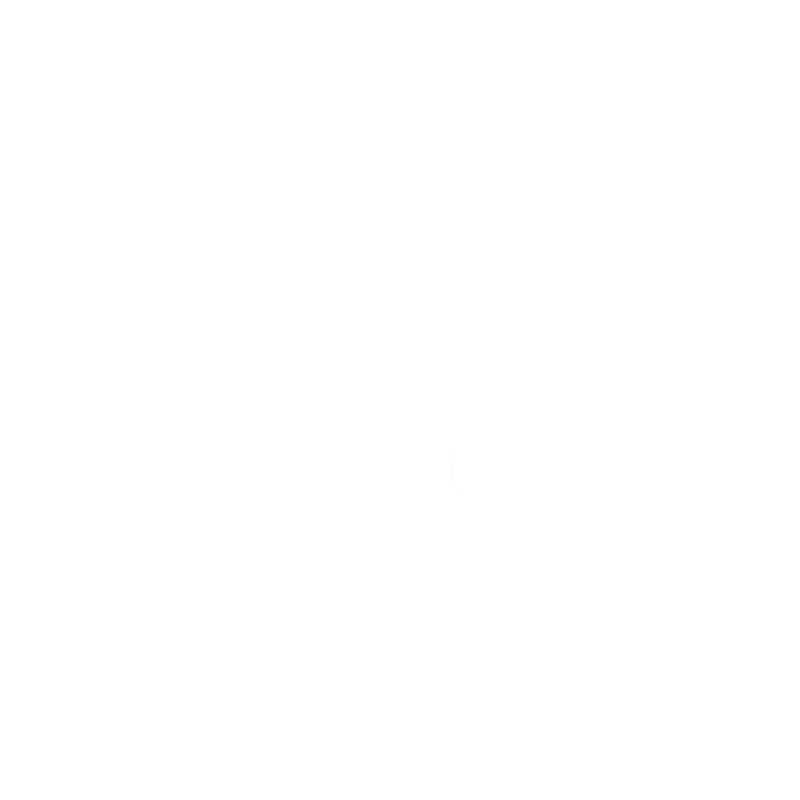
Frame 1 (no input)
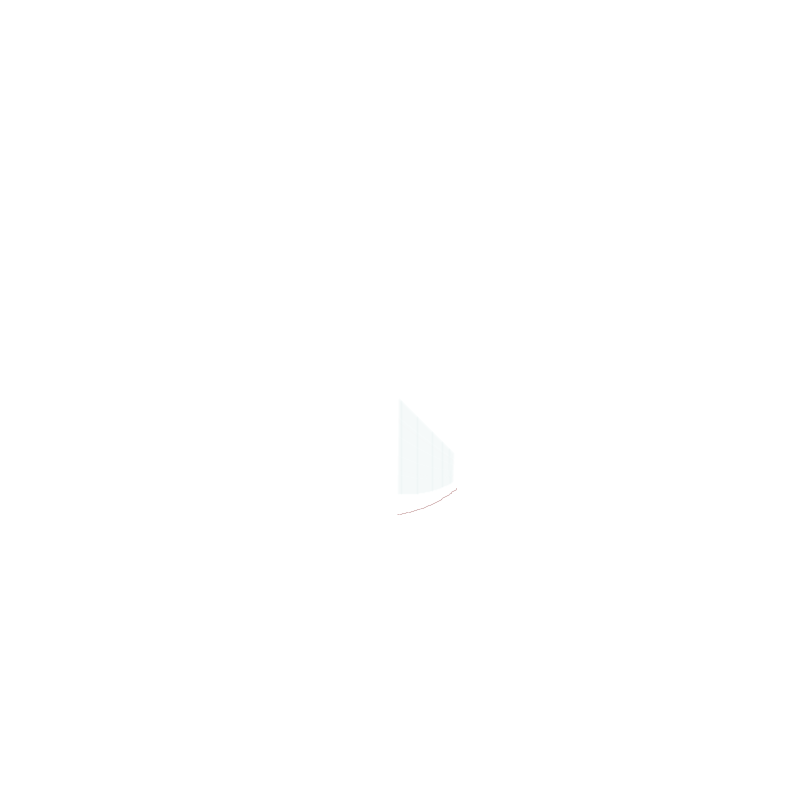
Frame 60 (the mouse pressed at the canvas centre just before this capture)
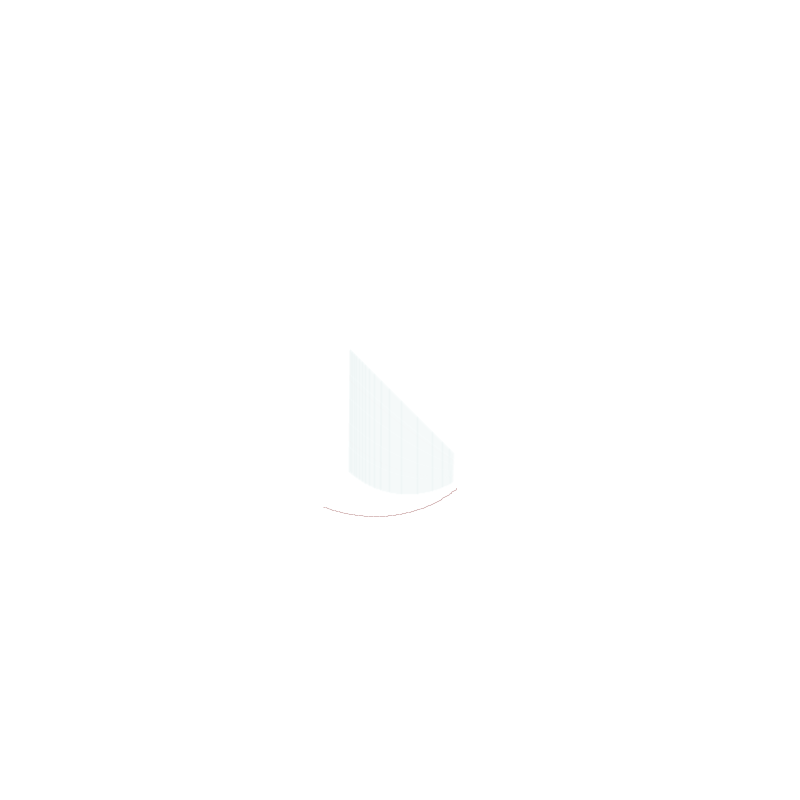
Frame 120 (the mouse held since frame 60 and released just before this capture)

The Processing sketch that drew these frames (run headless with seeded random() and noise(); from frame 60 on, the mouse is pressed at the canvas centre):

// Processing sketch: processing_33854
// ── processing_33854.pde

float t, r, r2, dt;
PVector cartesian, cartesiana, cartesian2, cartesian2a;

void setup()
{
  size(800, 800);
  smooth();
  background(255);
  colorMode(HSB);
  t = 1;
  r2 = 100*(1/(1.0*cos(t/3.1)));
  dt = .01;

  cartesian2a = polarConvert(t, r2);
  cartesian2 = polarConvert(t, r2);
  cartesian2.x += width/2;
  cartesian2.y += height/2;
  cartesian2a.x += width/2;
  cartesian2a.y += height/2;
}

void draw()
{
  //outside
  strokeWeight(1);
  r2 = 100*(1/(1.0*cos(t/3.1)));
  cartesian2a = cartesian2;
  cartesian2 = polarConvert(t, r2);
  cartesian2.x += width/2;
  cartesian2.y += height/2;
  constrain(cartesian2.x, 0, width);
  constrain(cartesian2.y, 0, height);
  stroke(0, 255, 100,40);
  line(cartesian2.x, cartesian2.y, cartesian2a.x, cartesian2a.y); 

  //inside
  strokeWeight(2);
  r = 100*(cos((1/4.3)*t));
  cartesian = polarConvert(t, r);
  cartesiana = polarConvert(t-.01, r);
  cartesian.x += width/2;
  cartesian.y += height/2;
  cartesiana.x += width/2;
  cartesiana.y += height/2;
  constrain(cartesian.x, 0, width);
  constrain(cartesian.y, 0, height);
  stroke(127, 255, 127, 5);
  line(cartesian.x, cartesian.y, cartesiana.x, cartesiana.x);

  t += dt;
}


PVector polarConvert(float theta, float radius)
{
  float x, y;
  y = radius*(sin(theta));
  x = radius*(cos(theta));

  PVector result = new PVector(x, y);

  return result;
}

void keyPressed()
{
  if (key == 32)
  {
    background(255);
  }
  if (key > 48 && key < 58)
  {
    dt = .001 * (pow(10, (key - 49)));
  }
}
